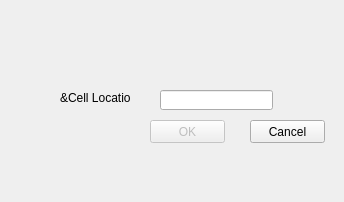
<?xml version="1.0" encoding="UTF-8"?>
<ui version="4.0">
 <class>GoToCellDialog</class>
 <widget class="QWidget" name="GoToCellDialog">
  <property name="geometry">
   <rect>
    <x>0</x>
    <y>0</y>
    <width>344</width>
    <height>202</height>
   </rect>
  </property>
  <property name="windowTitle">
   <string>Go to Cell</string>
  </property>
  <widget class="QLabel" name="label">
   <property name="geometry">
    <rect>
     <x>60</x>
     <y>90</y>
     <width>71</width>
     <height>16</height>
    </rect>
   </property>
   <property name="text">
    <string>&amp;Cell Location:</string>
   </property>
  </widget>
  <widget class="QLineEdit" name="lineEdit">
   <property name="geometry">
    <rect>
     <x>160</x>
     <y>90</y>
     <width>113</width>
     <height>20</height>
    </rect>
   </property>
  </widget>
  <widget class="QPushButton" name="okButton">
   <property name="enabled">
    <bool>false</bool>
   </property>
   <property name="geometry">
    <rect>
     <x>150</x>
     <y>120</y>
     <width>75</width>
     <height>23</height>
    </rect>
   </property>
   <property name="text">
    <string>OK</string>
   </property>
   <property name="default">
    <bool>true</bool>
   </property>
  </widget>
  <widget class="QPushButton" name="cancelButton">
   <property name="geometry">
    <rect>
     <x>250</x>
     <y>120</y>
     <width>75</width>
     <height>23</height>
    </rect>
   </property>
   <property name="text">
    <string>Cancel</string>
   </property>
  </widget>
 </widget>
 <resources/>
 <connections/>
</ui>
